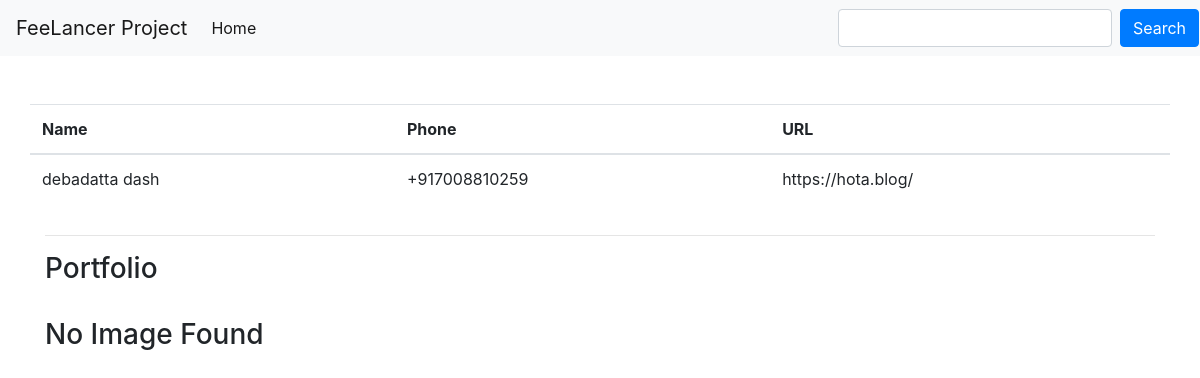
The page /images/5/ on the database its author committed.
### freelancer_profile/models.py (models this page shows)
class Freelancer(models.Model):
    name = models.CharField(_("Name"), max_length=50)
    url = models.URLField(_("URL"), max_length=200)
    phone = PhoneNumberField()
    created = models.DateTimeField(auto_now_add=True)
    modified = models.DateTimeField(auto_now=True)

### freelancer_profile/views.py (the view)
# urls.py: path("images/<int:id>/", view=get_behance_images, name="get_image"),
def get_behance_images(request,id):
    options = Options()
    options.headless = True
    options.add_argument("--window-size=1920,1080")
    driver = webdriver.Chrome(options=options)
    user = get_object_or_404(Freelancer,pk=id)
    img_urls =  set()
    driver.get(user.url)
    all_images = driver.find_elements_by_xpath('//div[@class="Cover-content-2R2"]/img')
    for actual_image in all_images:
        if actual_image.get_attribute('src') and 'https' in actual_image.get_attribute('src'):
            img_urls.add(actual_image.get_attribute('src'))
    print(all_images)
    driver.close()
    context = {
        'freelancer' : user,
        'all_images' : img_urls,
     }
    return render(request, 'freelancer_profile/get_images.html', context=context)

### templates/freelancer_profile/get_images.html
{% extends "base.html" %}
{% load crispy_forms_tags %}
{% block content %}
<div class="row mt-5">
        <table class="table">
        <thead>
            <tr>
            <th scope="col">Name</th>
            <th scope="col">Phone</th>
            <th scope="col">URL</th>
            </tr>
        </thead>
        <tbody>
                <tr>
                    <td>{{freelancer.name}}</td>
                    <td>{{freelancer.phone}}</td>
                    <td>{{freelancer.url}}</td>
                </tr>
        </tbody>
        </table>
</div>
<hr>
<div>
    <h3>Portfolio</h3>
    <div class="d-flex flex-wrap pt-4">
        <br>
        {% if all_images %}
            {% for imagelink in all_images %}
            <img src="{{imagelink}}" alt="" class="img-thumbnail">
            {% endfor %}
        {% else %}
            <h3>No Image Found</h3>
        {% endif %}
    </div>
</div>
{% endblock content %}

### rows shown on the page
Freelancer: name "debadatta dash", phone "+917008810259", url "https://hota.blog/"
